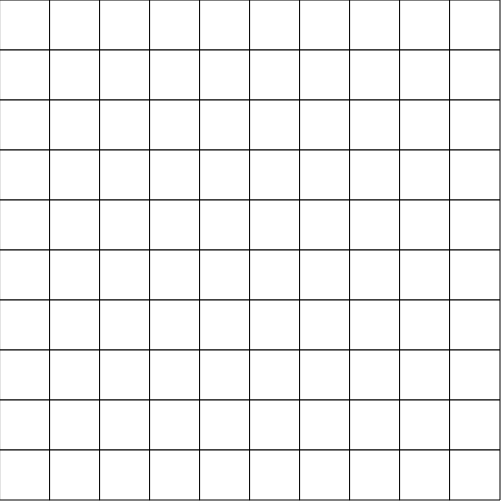
Frame 1 (no input)
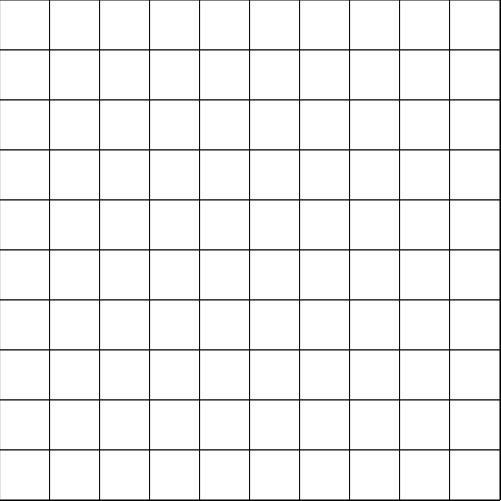
Frame 60 (no input)
Frame 120 (the mouse pressed at the canvas centre since frame 60): identical to frame 60, image omitted

The p5.js sketch that drew these frames (run headless with seeded random() and noise() and a simulated clock; from frame 60 on, the mouse is pressed at the canvas centre):

// p5.js sketch
// ── sketch.js
var grid;
var cols;
var rows;
var cellSize;

function setup() {
  createCanvas(501, 501);
  cellSize = 50;
  cols = floor(width / cellSize);
  rows = floor(height / cellSize);
  grid = makeGrid();
}

function draw() {
  for (var i = 0; i < cols; i++) {
    for (var j = 0; j < rows; j++) {
      grid[i][j].show();
    }
  }
}

function makeGrid() {
  var arr = [cols];
  for (var i = 0; i < cols; i++) {
    arr[i] = [rows];
  }

  for (var i = 0; i < cols; i++) {
    for (var j = 0; j < rows; j++) {
      arr[i][j] = new Cell(i * cellSize, j * cellSize, true);
    }
  }
  return arr;
}

// ── cell.js
function Cell(x, y, b) {
  this.x = x;
  this.y = y;
  this.bomb = b;
}

Cell.prototype.show = function() {
  rect(this.x, this.y, cellSize, cellSize);
}
